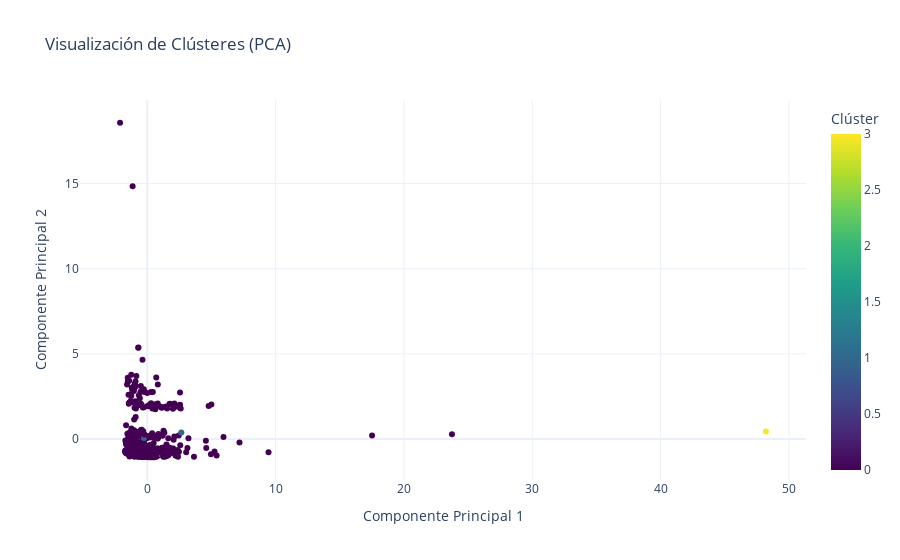

Write notebook code for a chart like this one.
### Code cell
import pandas as pd
from sklearn.preprocessing import StandardScaler
from sklearn.cluster import KMeans
from sklearn.ensemble import RandomForestClassifier
from sklearn.model_selection import train_test_split
from sklearn.metrics import classification_report, accuracy_score
from sqlalchemy import create_engine
import pickle
from sklearn.decomposition import PCA
import plotly.express as px

DB_PATH = "C:/Users/Khalid/Desktop/PFB/sp500.db"
engine = create_engine(f'sqlite:///{DB_PATH}')


query_empresas = "SELECT * FROM empresas_sp500"
empresas_df = pd.read_sql(query_empresas, engine)

id_empresa_col = 'id_empresa'
simbolo_col = 'Symbol'
sector_col = 'GICS Sector'
industria_col = 'GICS Sub-Industry'


query_precios = """
SELECT * FROM precios_historicos
"""  # Ajusta el nombre si cambió
precios_df = pd.read_sql(query_precios, engine)


if 'fecha' in precios_df.columns:
    precios_df['fecha'] = pd.to_datetime(precios_df['fecha'])


resumen_precios = precios_df.groupby(id_empresa_col).agg({
    'precio_apertura': ['mean', 'std'],
    'precio_cierre': ['mean', 'std'],
    'maximo': ['mean', 'std'],
    'minimo': ['mean', 'std'],
    'volumen': ['mean', 'std']
}).reset_index()

resumen_precios.columns = [
    id_empresa_col if col[0] == id_empresa_col else '_'.join(col).rstrip('_')
    for col in resumen_precios.columns]


caracteristicas_empresas = empresas_df[[id_empresa_col, simbolo_col, sector_col, industria_col]]


caracteristicas_combinadas = pd.merge(
    caracteristicas_empresas,
    resumen_precios,
    on=id_empresa_col,
    how='inner')


caracteristicas_combinadas = pd.get_dummies(
    caracteristicas_combinadas, columns=[sector_col, industria_col], drop_first=True)


caracteristicas_finales = caracteristicas_combinadas.drop(columns=[id_empresa_col, simbolo_col])
scaler = StandardScaler()
caracteristicas_normalizadas = scaler.fit_transform(caracteristicas_finales)

num_clusters = 4
kmeans = KMeans(n_clusters=num_clusters, random_state=42)
caracteristicas_combinadas['cluster'] = kmeans.fit_predict(caracteristicas_normalizadas)

# Entrenar modelo supervisado
X = caracteristicas_finales
y = caracteristicas_combinadas['cluster']

# Dividir los datos
X_train, X_test, y_train, y_test = train_test_split(X, y, test_size=0.2, random_state=42)

# Entrenar un modelo de clasificación
rf = RandomForestClassifier(random_state=42)
rf.fit(X_train, y_train)

# Evaluar el modelo
y_pred = rf.predict(X_test)
print("Accuracy:", accuracy_score(y_test, y_pred))
print("Classification Report:\n", classification_report(y_test, y_pred))


caracteristicas_combinadas[['id_empresa', 'cluster']].to_sql(
    'empresas_clusters',
    con=engine,
    if_exists='replace',
    index=False)

with open('modelo_entrenamiento.pkl', 'wb') as f:
    pickle.dump(rf, f)

print("Modelo entrenado y guardado como 'modelo_entrenamiento.pkl'")

# 8. Visualizar clústeres
pca = PCA(n_components=2)
pca_result = pca.fit_transform(caracteristicas_normalizadas)

# Crear un DataFrame para los resultados de PCA
pca_df = pd.DataFrame({
    'Componente Principal 1': pca_result[:, 0],
    'Componente Principal 2': pca_result[:, 1],
    'Clúster': caracteristicas_combinadas['cluster']})

fig = px.scatter(
    pca_df,
    x='Componente Principal 1',
    y='Componente Principal 2',
    color='Clúster',
    title='Visualización de Clústeres (PCA)',
    color_continuous_scale=px.colors.sequential.Viridis,
    labels={'Clúster': 'Clúster'},
    template='plotly_white')
fig.show()

### Figure 1 — Plotly figure (JSON) as saved in the notebook; plotly's stock layout.template omitted (floating-point values rounded to 4 significant figures; data arrays with more than 128 entries replaced by an {"elided": "..."} marker saying what was removed)
{"data": [{"hovertemplate": "Componente Principal 1=%{x}<br>Componente Principal 2=%{y}<br>Clúster=%{marker.color}<extra></extra>", "legendgroup": "", "marker": {"color": {"elided": "501 int values"}, "coloraxis": "coloraxis", "symbol": "circle"}, "mode": "markers", "name": "", "orientation": "v", "showlegend": false, "type": "scatter", "x": {"elided": "501 float values"}, "xaxis": "x", "y": {"elided": "501 float values"}, "yaxis": "y"}], "layout": {"coloraxis": {"colorbar": {"title": {"text": "Clúster"}}, "colorscale": [[0, "#440154"], [0.1111, "#482878"], [0.2222, "#3e4989"], [0.3333, "#31688e"], [0.4444, "#26828e"], [0.5556, "#1f9e89"], [0.6667, "#35b779"], [0.7778, "#6ece58"], [0.8889, "#b5de2b"], [1, "#fde725"]]}, "legend": {"tracegroupgap": 0}, "title": {"text": "Visualización de Clústeres (PCA)"}, "xaxis": {"anchor": "y", "domain": [0, 1], "title": {"text": "Componente Principal 1"}}, "yaxis": {"anchor": "x", "domain": [0, 1], "title": {"text": "Componente Principal 2"}}}}
